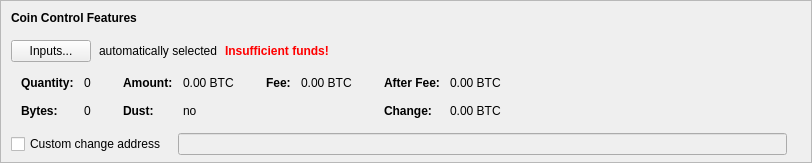
    <widget class="QFrame" name="frameCoinControl">
     <property name="sizePolicy">
      <sizepolicy hsizetype="Expanding" vsizetype="Expanding">
       <horstretch>0</horstretch>
       <verstretch>0</verstretch>
      </sizepolicy>
     </property>
     <property name="maximumSize">
      <size>
       <width>16777215</width>
       <height>16777215</height>
      </size>
     </property>
     <property name="frameShape">
      <enum>QFrame::StyledPanel</enum>
     </property>
     <property name="frameShadow">
      <enum>QFrame::Sunken</enum>
     </property>
     <layout class="QVBoxLayout" name="verticalLayoutCoinControl2">
      <property name="spacing">
       <number>0</number>
      </property>
      <property name="leftMargin">
       <number>0</number>
      </property>
      <property name="topMargin">
       <number>0</number>
      </property>
      <property name="rightMargin">
       <number>0</number>
      </property>
      <property name="bottomMargin">
       <number>6</number>
      </property>
      <item>
       <layout class="QVBoxLayout" name="verticalLayoutCoinControl" stretch="0,0,0,0,1">
        <property name="spacing">
         <number>0</number>
        </property>
        <property name="leftMargin">
         <number>10</number>
        </property>
        <property name="topMargin">
         <number>10</number>
        </property>
        <item>
         <layout class="QHBoxLayout" name="horizontalLayoutCoinControl1">
          <property name="bottomMargin">
           <number>15</number>
          </property>
          <item>
           <widget class="QLabel" name="labelCoinControlFeatures">
            <property name="sizePolicy">
             <sizepolicy hsizetype="Preferred" vsizetype="Maximum">
              <horstretch>0</horstretch>
              <verstretch>0</verstretch>
             </sizepolicy>
            </property>
            <property name="font">
             <font>
              <weight>75</weight>
              <bold>true</bold>
             </font>
            </property>
            <property name="styleSheet">
             <string notr="true">font-weight:bold;</string>
            </property>
            <property name="text">
             <string>Coin Control Features</string>
            </property>
           </widget>
          </item>
         </layout>
        </item>
        <item>
         <layout class="QHBoxLayout" name="horizontalLayoutCoinControl2" stretch="0,0,0,0">
          <property name="spacing">
           <number>8</number>
          </property>
          <property name="bottomMargin">
           <number>10</number>
          </property>
          <item>
           <widget class="QPushButton" name="pushButtonCoinControl">
            <property name="styleSheet">
             <string notr="true"/>
            </property>
            <property name="text">
             <string>Inputs...</string>
            </property>
            <property name="autoDefault">
             <bool>false</bool>
            </property>
           </widget>
          </item>
          <item>
           <widget class="QLabel" name="labelCoinControlAutomaticallySelected">
            <property name="text">
             <string>automatically selected</string>
            </property>
            <property name="margin">
             <number>5</number>
            </property>
           </widget>
          </item>
          <item>
           <widget class="QLabel" name="labelCoinControlInsuffFunds">
            <property name="font">
             <font>
              <weight>75</weight>
              <bold>true</bold>
             </font>
            </property>
            <property name="styleSheet">
             <string notr="true">color:red;font-weight:bold;</string>
            </property>
            <property name="text">
             <string>Insufficient funds!</string>
            </property>
            <property name="margin">
             <number>5</number>
            </property>
           </widget>
          </item>
          <item>
           <spacer name="horizontalSpacerCoinControl">
            <property name="orientation">
             <enum>Qt::Horizontal</enum>
            </property>
            <property name="sizeHint" stdset="0">
             <size>
              <width>40</width>
              <height>1</height>
             </size>
            </property>
           </spacer>
          </item>
         </layout>
        </item>
        <item>
         <widget class="QWidget" name="widgetCoinControl" native="true">
          <property name="sizePolicy">
           <sizepolicy hsizetype="Preferred" vsizetype="Preferred">
            <horstretch>0</horstretch>
            <verstretch>0</verstretch>
           </sizepolicy>
          </property>
          <property name="minimumSize">
           <size>
            <width>0</width>
            <height>0</height>
           </size>
          </property>
          <property name="styleSheet">
           <string notr="true"/>
          </property>
          <layout class="QHBoxLayout" name="horizontalLayoutCoinControl5">
           <property name="leftMargin">
            <number>0</number>
           </property>
           <property name="topMargin">
            <number>0</number>
           </property>
           <property name="rightMargin">
            <number>0</number>
           </property>
           <property name="bottomMargin">
            <number>0</number>
           </property>
           <item>
            <layout class="QHBoxLayout" name="horizontalLayoutCoinControl3" stretch="0,0,0,1">
             <property name="spacing">
              <number>20</number>
             </property>
             <property name="topMargin">
              <number>0</number>
             </property>
             <property name="bottomMargin">
              <number>10</number>
             </property>
             <item>
              <layout class="QFormLayout" name="formLayoutCoinControl1">
               <property name="horizontalSpacing">
                <number>10</number>
               </property>
               <property name="verticalSpacing">
                <number>14</number>
               </property>
               <property name="leftMargin">
                <number>10</number>
               </property>
               <property name="topMargin">
                <number>4</number>
               </property>
               <property name="rightMargin">
                <number>6</number>
               </property>
               <item row="0" column="0">
                <widget class="QLabel" name="labelCoinControlQuantityText">
                 <property name="font">
                  <font>
                   <weight>75</weight>
                   <bold>true</bold>
                  </font>
                 </property>
                 <property name="text">
                  <string>Quantity:</string>
                 </property>
                 <property name="margin">
                  <number>0</number>
                 </property>
                </widget>
               </item>
               <item row="0" column="1">
                <widget class="QLabel" name="labelCoinControlQuantity">
                 <property name="cursor">
                  <cursorShape>IBeamCursor</cursorShape>
                 </property>
                 <property name="contextMenuPolicy">
                  <enum>Qt::ActionsContextMenu</enum>
                 </property>
                 <property name="text">
                  <string notr="true">0</string>
                 </property>
                 <property name="margin">
                  <number>0</number>
                 </property>
                 <property name="textInteractionFlags">
                  <set>Qt::LinksAccessibleByMouse|Qt::TextSelectableByKeyboard|Qt::TextSelectableByMouse</set>
                 </property>
                </widget>
               </item>
               <item row="1" column="0">
                <widget class="QLabel" name="labelCoinControlBytesText">
                 <property name="font">
                  <font>
                   <weight>75</weight>
                   <bold>true</bold>
                  </font>
                 </property>
                 <property name="text">
                  <string>Bytes:</string>
                 </property>
                </widget>
               </item>
               <item row="1" column="1">
                <widget class="QLabel" name="labelCoinControlBytes">
                 <property name="cursor">
                  <cursorShape>IBeamCursor</cursorShape>
                 </property>
                 <property name="contextMenuPolicy">
                  <enum>Qt::ActionsContextMenu</enum>
                 </property>
                 <property name="text">
                  <string notr="true">0</string>
                 </property>
                 <property name="textInteractionFlags">
                  <set>Qt::LinksAccessibleByMouse|Qt::TextSelectableByKeyboard|Qt::TextSelectableByMouse</set>
                 </property>
                </widget>
               </item>
              </layout>
             </item>
             <item>
              <layout class="QFormLayout" name="formLayoutCoinControl2">
               <property name="horizontalSpacing">
                <number>10</number>
               </property>
               <property name="verticalSpacing">
                <number>14</number>
               </property>
               <property name="leftMargin">
                <number>6</number>
               </property>
               <property name="topMargin">
                <number>4</number>
               </property>
               <property name="rightMargin">
                <number>6</number>
               </property>
               <item row="0" column="0">
                <widget class="QLabel" name="labelCoinControlAmountText">
                 <property name="font">
                  <font>
                   <weight>75</weight>
                   <bold>true</bold>
                  </font>
                 </property>
                 <property name="text">
                  <string>Amount:</string>
                 </property>
                 <property name="margin">
                  <number>0</number>
                 </property>
                </widget>
               </item>
               <item row="0" column="1">
                <widget class="QLabel" name="labelCoinControlAmount">
                 <property name="cursor">
                  <cursorShape>IBeamCursor</cursorShape>
                 </property>
                 <property name="contextMenuPolicy">
                  <enum>Qt::ActionsContextMenu</enum>
                 </property>
                 <property name="text">
                  <string notr="true">0.00 BTC</string>
                 </property>
                 <property name="textInteractionFlags">
                  <set>Qt::LinksAccessibleByMouse|Qt::TextSelectableByKeyboard|Qt::TextSelectableByMouse</set>
                 </property>
                </widget>
               </item>
               <item row="1" column="0">
                <widget class="QLabel" name="labelCoinControlLowOutputText">
                 <property name="font">
                  <font>
                   <weight>75</weight>
                   <bold>true</bold>
                  </font>
                 </property>
                 <property name="text">
                  <string>Dust:</string>
                 </property>
                </widget>
               </item>
               <item row="1" column="1">
                <widget class="QLabel" name="labelCoinControlLowOutput">
                 <property name="cursor">
                  <cursorShape>IBeamCursor</cursorShape>
                 </property>
                 <property name="contextMenuPolicy">
                  <enum>Qt::ActionsContextMenu</enum>
                 </property>
                 <property name="text">
                  <string notr="true">no</string>
                 </property>
                 <property name="textInteractionFlags">
                  <set>Qt::LinksAccessibleByMouse|Qt::TextSelectableByKeyboard|Qt::TextSelectableByMouse</set>
                 </property>
                </widget>
               </item>
              </layout>
             </item>
             <item>
              <layout class="QFormLayout" name="formLayoutCoinControl3">
               <property name="horizontalSpacing">
                <number>10</number>
               </property>
               <property name="verticalSpacing">
                <number>14</number>
               </property>
               <property name="leftMargin">
                <number>6</number>
               </property>
               <property name="topMargin">
                <number>4</number>
               </property>
               <property name="rightMargin">
                <number>6</number>
               </property>
               <item row="0" column="0">
                <widget class="QLabel" name="labelCoinControlFeeText">
                 <property name="font">
                  <font>
                   <weight>75</weight>
                   <bold>true</bold>
                  </font>
                 </property>
                 <property name="text">
                  <string>Fee:</string>
                 </property>
                 <property name="margin">
                  <number>0</number>
                 </property>
                </widget>
               </item>
               <item row="0" column="1">
                <widget class="QLabel" name="labelCoinControlFee">
                 <property name="cursor">
                  <cursorShape>IBeamCursor</cursorShape>
                 </property>
                 <property name="contextMenuPolicy">
                  <enum>Qt::ActionsContextMenu</enum>
                 </property>
                 <property name="text">
                  <string notr="true">0.00 BTC</string>
                 </property>
                 <property name="textInteractionFlags">
                  <set>Qt::LinksAccessibleByMouse|Qt::TextSelectableByKeyboard|Qt::TextSelectableByMouse</set>
                 </property>
                </widget>
               </item>
              </layout>
             </item>
             <item>
              <layout class="QFormLayout" name="formLayoutCoinControl4">
               <property name="horizontalSpacing">
                <number>10</number>
               </property>
               <property name="verticalSpacing">
                <number>14</number>
               </property>
               <property name="leftMargin">
                <number>6</number>
               </property>
               <property name="topMargin">
                <number>4</number>
               </property>
               <property name="rightMargin">
                <number>6</number>
               </property>
               <item row="0" column="0">
                <widget class="QLabel" name="labelCoinControlAfterFeeText">
                 <property name="font">
                  <font>
                   <weight>75</weight>
                   <bold>true</bold>
                  </font>
                 </property>
                 <property name="text">
                  <string>After Fee:</string>
                 </property>
                 <property name="margin">
                  <number>0</number>
                 </property>
                </widget>
               </item>
               <item row="0" column="1">
                <widget class="QLabel" name="labelCoinControlAfterFee">
                 <property name="cursor">
                  <cursorShape>IBeamCursor</cursorShape>
                 </property>
                 <property name="contextMenuPolicy">
                  <enum>Qt::ActionsContextMenu</enum>
                 </property>
                 <property name="text">
                  <string notr="true">0.00 BTC</string>
                 </property>
                 <property name="textInteractionFlags">
                  <set>Qt::LinksAccessibleByMouse|Qt::TextSelectableByKeyboard|Qt::TextSelectableByMouse</set>
                 </property>
                </widget>
               </item>
               <item row="1" column="0">
                <widget class="QLabel" name="labelCoinControlChangeText">
                 <property name="font">
                  <font>
                   <weight>75</weight>
                   <bold>true</bold>
                  </font>
                 </property>
                 <property name="text">
                  <string>Change:</string>
                 </property>
                </widget>
               </item>
               <item row="1" column="1">
                <widget class="QLabel" name="labelCoinControlChange">
                 <property name="cursor">
                  <cursorShape>IBeamCursor</cursorShape>
                 </property>
                 <property name="contextMenuPolicy">
                  <enum>Qt::ActionsContextMenu</enum>
                 </property>
                 <property name="text">
                  <string notr="true">0.00 BTC</string>
                 </property>
                 <property name="textInteractionFlags">
                  <set>Qt::LinksAccessibleByMouse|Qt::TextSelectableByKeyboard|Qt::TextSelectableByMouse</set>
                 </property>
                </widget>
               </item>
              </layout>
             </item>
            </layout>
           </item>
          </layout>
         </widget>
        </item>
        <item>
         <layout class="QHBoxLayout" name="horizontalLayoutCoinControl4" stretch="0,0,0">
          <property name="spacing">
           <number>12</number>
          </property>
          <property name="sizeConstraint">
           <enum>QLayout::SetDefaultConstraint</enum>
          </property>
          <property name="topMargin">
           <number>5</number>
          </property>
          <property name="rightMargin">
           <number>5</number>
          </property>
          <item>
           <widget class="QCheckBox" name="checkBoxCoinControlChange">
            <property name="toolTip">
             <string>If this is activated, but the change address is empty or invalid, change will be sent to a newly generated address.</string>
            </property>
            <property name="text">
             <string>Custom change address</string>
            </property>
           </widget>
          </item>
          <item>
           <widget class="QValidatedLineEdit" name="lineEditCoinControlChange">
            <property name="enabled">
             <bool>false</bool>
            </property>
            <property name="sizePolicy">
             <sizepolicy hsizetype="Expanding" vsizetype="Fixed">
              <horstretch>0</horstretch>
              <verstretch>0</verstretch>
             </sizepolicy>
            </property>
           </widget>
          </item>
          <item>
           <widget class="QLabel" name="labelCoinControlChangeLabel">
            <property name="sizePolicy">
             <sizepolicy hsizetype="Preferred" vsizetype="Expanding">
              <horstretch>0</horstretch>
              <verstretch>0</verstretch>
             </sizepolicy>
            </property>
            <property name="minimumSize">
             <size>
              <width>0</width>
              <height>0</height>
             </size>
            </property>
            <property name="text">
             <string/>
            </property>
            <property name="margin">
             <number>3</number>
            </property>
           </widget>
          </item>
         </layout>
        </item>
        <item>
         <spacer name="verticalSpacerCoinControl">
          <property name="orientation">
           <enum>Qt::Vertical</enum>
          </property>
          <property name="sizeHint" stdset="0">
           <size>
            <width>800</width>
            <height>1</height>
           </size>
          </property>
         </spacer>
        </item>
       </layout>
      </item>
     </layout>
    </widget>
